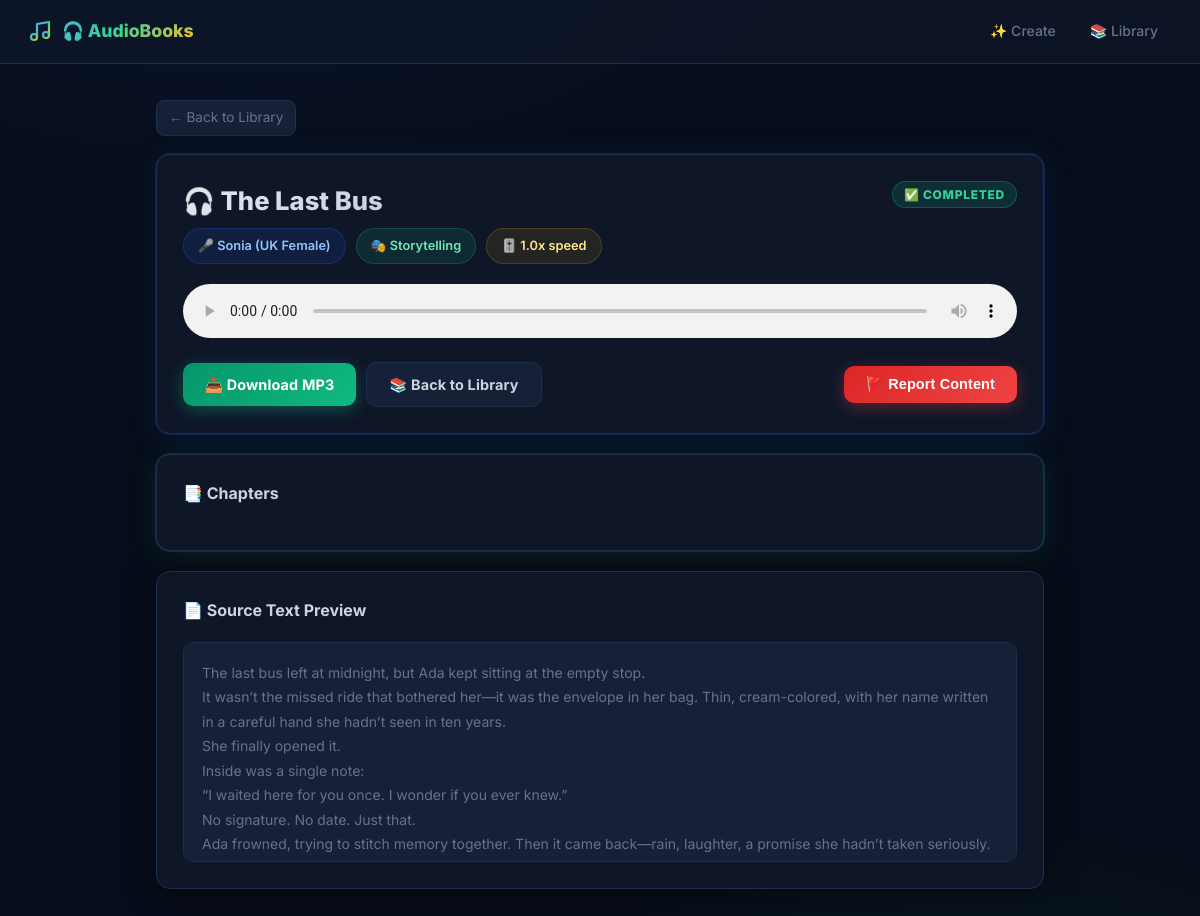
Screenshot of /listen/dc54c693-2850-49d0-94d2-1a7f7a914318 with the database file from the repository.
### tables this page shows
CREATE TABLE projects (
        id TEXT PRIMARY KEY,
        name TEXT NOT NULL,
        text TEXT NOT NULL,
        voice TEXT NOT NULL,
        style TEXT DEFAULT 'storytelling',
        speed REAL DEFAULT 1.0,
        status TEXT DEFAULT 'pending',
        progress INTEGER DEFAULT 0,
        output_file TEXT,
        error_msg TEXT,
        created_at TEXT NOT NULL
    , chapters TEXT);

### app.py (the view)
@app.route("/listen/<project_id>")
def listen(project_id):
    project = get_project(project_id)
    if not project:
        abort(404)
    return render_template("listen.html", project=project)

### db.py (called while the page is built)
def get_db():
    conn = sqlite3.connect(DATABASE)
    conn.row_factory = sqlite3.Row
    conn.execute("PRAGMA journal_mode=WAL")
    return conn

def get_project(project_id):
    conn = get_db()
    row = conn.execute("SELECT * FROM projects WHERE id=?", (project_id,)).fetchone()
    conn.close()
    return dict(row) if row else None

### templates/listen.html (shortened to what this page needs)
{% extends "base.html" %}
{% block content %}
<div class="container" data-project-id="{{ project.id }}">
  <div style="margin-bottom:18px;">
    <a href="/dashboard" style="color:var(--muted);font-size:.85rem;display:inline-flex;align-items:center;gap:6px;
       padding:6px 12px;border-radius:8px;background:var(--surface2);border:1px solid var(--border);
       transition:background .2s,color .2s;"
       onmouseover="this.style.color='var(--text)';this.style.background='var(--surface3)'"
       onmouseout="this.style.color='var(--muted)';this.style.background='var(--surface2)'">
      ← Back to Library
    </a>
  </div>
  <div class="card glow-blue">
    <div style="display:flex;align-items:flex-start;justify-content:space-between;flex-wrap:wrap;gap:14px;margin-bottom:20px;">
      <div style="flex:1;min-width:0;">
        <div style="font-size:1.6rem;font-weight:800;margin-bottom:6px;
             background:linear-gradient(135deg,#e2e8f0,#94a3b8);
             -webkit-background-clip:text;-webkit-text-fill-color:transparent;background-clip:text;
             white-space:nowrap;overflow:hidden;text-overflow:ellipsis;">
          🎧 {{ project.name }}
        </div>
        <div style="display:flex;flex-wrap:wrap;gap:10px;margin-top:6px;">
          <span class="feature-pill pill-blue">🎤 {{ project.voice }}</span>
          <span class="feature-pill pill-green">🎭 {{ project.style | capitalize }}</span>
          <span class="feature-pill pill-lemon">🎚️ {{ project.speed }}x speed</span>
        </div>
      </div>
      <span id="status-badge" class="badge badge-{{ project.status }}" style="font-size:.75rem;">
        {% if project.status == 'completed' %}✅{% elif project.status == 'processing' %}⚡{% elif project.status == 'queued' %}🕐{% else %}❌{% endif %}
        {{ project.status }}
      </span>
    </div>
    <div id="player-section" style="display:{% if project.status == 'completed' %}block{% else %}none{% endif %};">
      <div class="audio-player-wrap">
        <audio controls preload="metadata"
          {% if project.status == 'completed' %}src="/stream/{{ project.id }}"{% endif %}>
        </audio>
      </div>
      <div style="display:flex;gap:10px;margin-top:16px;flex-wrap:wrap;align-items:center;">
        <a href="/download/{{ project.id }}" class="btn btn-success">
          📥 Download MP3
        </a>
        <a href="/dashboard" class="btn btn-secondary">
          📚 Back to Library
        </a>
        <button onclick="openReportModal()" class="btn btn-danger" style="margin-left:auto;"
          title="Report this content to admin">
          🚩 Report Content
        </button>
      </div>
    </div>
  </div>
  {% if project.chapters %}
  <div class="card glow-green" id="chapter-panel">
    <div class="card-title">📑 Chapters</div>
  </div>
  {% endif %}
  <div class="card">
    <div class="card-title">📄 Source Text Preview</div>
    <div style="background:var(--surface2);border-radius:10px;padding:18px;
         max-height:220px;overflow-y:auto;font-size:.875rem;line-height:1.75;
         color:var(--muted);white-space:pre-wrap;border:1px solid var(--border);">{{ project.text[:1000] }}</div>
  </div>
</div>
{% endblock %}

### templates/base.html (shortened to what this page needs)
<!DOCTYPE html>
<html lang="en">
<head>
  <link rel="stylesheet" href="/static/css/style.css"/>
</head>
<body>
<nav class="nav">
  <div class="brand">
    <svg viewBox="0 0 24 24" fill="none" stroke="url(#brand-grad)" stroke-width="2.2" stroke-linecap="round" stroke-linejoin="round">
      <path d="M9 18V5l12-2v13"/>
      <circle cx="6" cy="18" r="3"/><circle cx="18" cy="16" r="3"/>
    </svg>
    🎧 AudioBooks
  </div>
  <div class="nav-links">
    <a href="/" class="{% if request.path == '/' %}active{% endif %}">
      ✨ Create
    </a>
    <a href="/dashboard" class="{% if request.path == '/dashboard' %}active{% endif %}">
      📚 Library
    </a>
  </div>
</nav>
{% block content %}{% endblock %}
</body>
</html>

### rows the page displays
projects: name "The Last Bus", voice "Sonia (UK Female)", style "Storytelling", speed "1.0", status "COMPLETED", text "The last bus left at midnight, but Ada kept sitting at the empty stop. It wasn’t the missed ride that bothered her—it was the envelope in her bag. Thin, cream-colored, with her name written in a careful hand she hadn’t seen in ten years. She finally opened it. Inside was a single note: “I waited here for you once. I wonder if you ever knew.” No signature. No date. Just that. Ada frowned, trying to stitch memory together. Then it came back—rain, laughter, a promise she hadn’t taken seriously.…"
